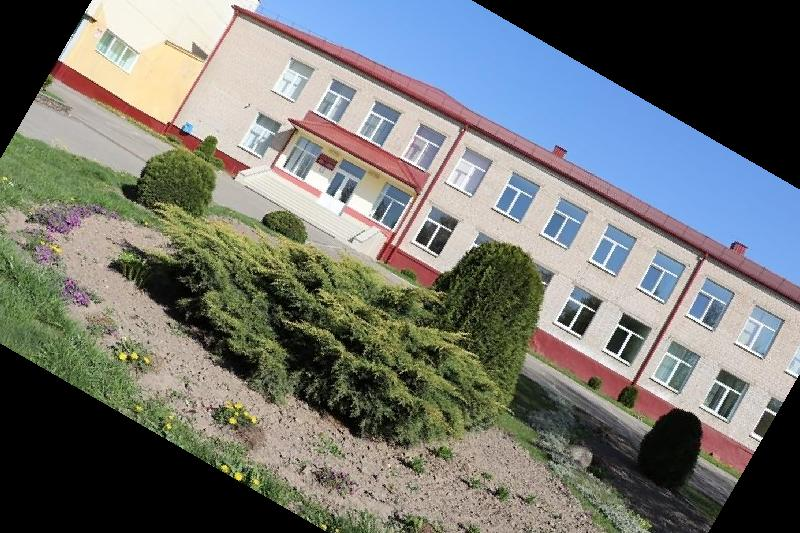
#> input picture ИПО/Лаба 17-18 ИПО/Задание3/image2_22.jpg, 800 x 533 px, found by its file name
$ python 'Задание3.py'
#> lines starting #> are read from the running program, lines starting #| are printed output that depends on the picture
from PIL import Image

# Открываем изображение
img = Image.open('C:\\Users\\Professional\\Desktop\\Пары\\Лабораторные работы\\GitHub\\ИПО\\Лаба 17-18 ИПО\\Задание3\\image2_22.jpg')
#> img is the input picture: PIL image 800x533 RGB; mean R, G, B 113.8, 115.9, 111.7

# Задаем координаты для обрезки (левый верхний угол, правый нижний угол)
# В этом примере мы обрезаем изображение, оставляя центральную часть
width, height = img.size
#> width = 800; height = 533
left = width/4
#> left = 200
top = height/4
#> top = 133.2
right = 3 * width/4
#> right = 600
bottom = 3 * height/4
#> bottom = 399.8

# Обрезаем изображение
img_cropped = img.crop((left, top, right, bottom))
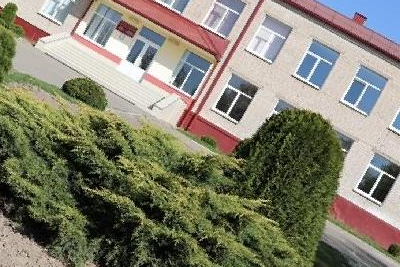
#> img_cropped: PIL image 400x267 RGB; mean R, G, B 131, 128.5, 111.3

# Отображаем обрезанное изображение
img_cropped.show()

# Сохраняем обрезанное изображение под новым именем
img_cropped.save('C:\\Users\\Professional\\Desktop\\Пары\\Лабораторные работы\\GitHub\\ИПО\\Лаба 17-18 ИПО\\Задание3\\image3_22.jpg')
